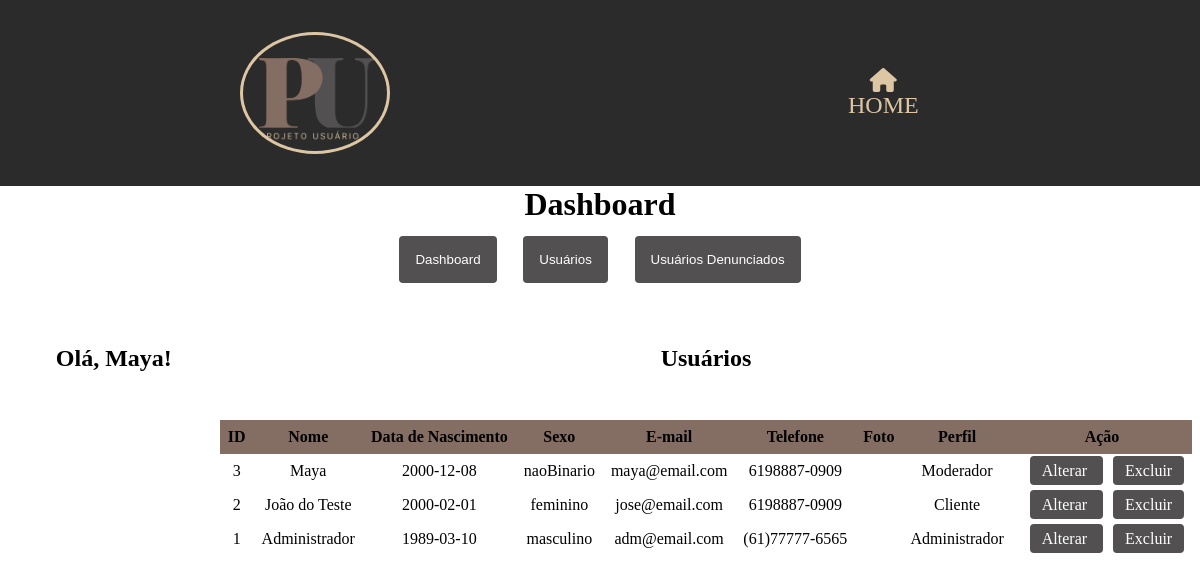
Page /view/dashboard_adm.php (signed in) on the earlier database version.
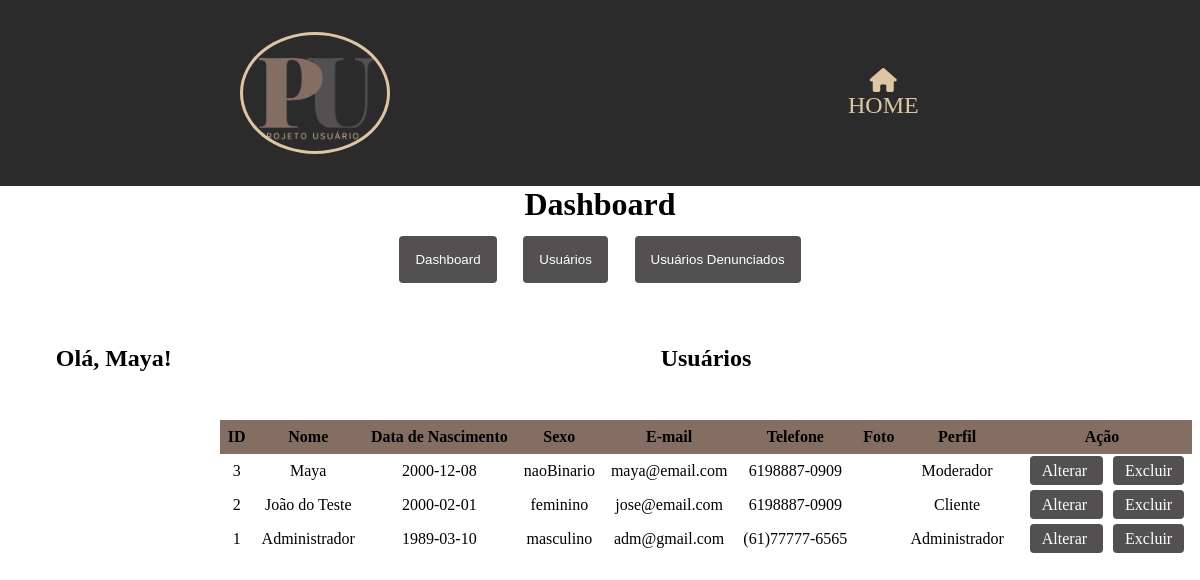
Same page on the later database version.
### tables this page shows
CREATE TABLE `usuario` (
  `id_usuario` INT(11) NOT NULL AUTO_INCREMENT,
  `nome_usu` VARCHAR(100) NOT NULL,
  `email` VARCHAR(100) NOT NULL,
  `senha` VARCHAR(50) NOT NULL,
  `telefone` VARCHAR(20) DEFAULT NULL,
  `cpf` VARCHAR(14) DEFAULT NULL,
  `sexo` ENUM('masculino', 'feminino', 'naoBinario', 'naoDeclarar') NOT NULL COMMENT 'Masculino\\nFeminino\\nNão Binário\\nNão Declarar',
  `dt_nascimento` DATE DEFAULT NULL,
  `endereco` VARCHAR(70) DEFAULT NULL,
  `numero` CHAR(7) DEFAULT NULL,
  `complemento` VARCHAR(15) DEFAULT NULL,
  `bairro` VARCHAR(70) DEFAULT NULL,
  `cidade` VARCHAR(70) DEFAULT NULL,
  `cep` CHAR(9) DEFAULT NULL,
  `uf` CHAR(2) DEFAULT NULL,
  `foto` VARCHAR(50) DEFAULT NULL,
  `obs` TEXT DEFAULT NULL,
  `situacao` VARCHAR(10) DEFAULT 'Ativo' COMMENT 'Ativo\\nCancelado\\nBloqueado',
  `fk_id_perfil` INT(11) NOT NULL,
  PRIMARY KEY (`id_usuario`, `fk_id_perfil`),
  INDEX `fk_usuario_perfil_usu1_idx` (`fk_id_perfil` ASC) ,
  CONSTRAINT `fk_usuario_perfil_usu1`
    FOREIGN KEY (`fk_id_perfil`)
    REFERENCES `perfil` (`id_perfil`)
    ON DELETE NO ACTION
    ON UPDATE NO ACTION);

CREATE TABLE IF NOT EXISTS `perfil` (
  `id_perfil` int(11) NOT NULL AUTO_INCREMENT,
  `nome_perfil` varchar(45) NOT NULL COMMENT 'Administrador\\nCliente\\nModerador',
  PRIMARY KEY (`id_perfil`));

### model/conexao.php (called while the page is built)
<?php
class Conexao{
    private static $conexao;
    public static function getInstance(){
        if(!isset(self::$conexao)){
            try{
                $options = array(
                    PDO::ATTR_PERSISTENT => true,
                    PDO::MYSQL_ATTR_INIT_COMMAND => 'SET NAMES UTF8',
                    PDO::ATTR_ERRMODE => PDO::ERRMODE_EXCEPTION
                );
                    self::$conexao = new PDO("mysql:host=localhost;dbname=projeto_usu","root","",$options);
            }catch(PDOException $exc){
                echo "Erro ao conectar ao banco ".$exc->getMessage();
            }
        }
        return self::$conexao;
    }
}

### model/usuarioDAO.php (called while the page is built, shortened)
<?php
require_once 'conexao.php';
require_once 'usuarioDTO.php';
class UsuarioDAO{
    public $pdo ;
    public function __construct(){
        $this->pdo = Conexao::getInstance();
    }
    public function listarUsuarios() {
        try{
            $sql = "SELECT * FROM usuario u INNER JOIN perfil p ON u.fk_id_perfil = p.id_perfil ORDER BY id_usuario DESC";
           $stmt = $this->pdo->prepare($sql);
           $stmt->execute();
           $usuarios = array();
           if($stmt->rowCount() > 0){
               while ($usuarioFetch = $stmt->fetch(PDO::FETCH_ASSOC)) {
                   $usuarioDTO = new usuarioDTO();
                   $usuarios[] = $usuarioFetch;
               } return $usuarios;
           }else{
               echo '<p>Nenhum usuario adicionado ainda!</p>';
           }
           }catch(PDOException $exc){
           echo $exc->getMessage();
       }
    }
}

### model/usuarioDTO.php (called while the page is built, shortened)
<?php
class UsuarioDTO{
    public function setId_usuario($id_usuario)
    {
        return $this;
    }
    public function setNome_usu($nome_usu)
    {
        return $this;
    }
    public function setEmail($email)
    {
        return $this;
    }
    public function setSenha($senha)
    {
        return $this;
    }
    public function setCpf($cpf)
    {
        return $this;
    }
    public function setNumero($numero)
    {
        return $this;
    }
    public function setComplemento($complemento)
    {
        return $this;
    }
    public function setBairro($bairro)
    {
        return $this;
    }
    public function setCidade($cidade)
    {
        return $this;
    }
    public function setUf($uf)
    {
        return $this;
    }
    public function setCep($cep)
    {
        return $this;
    }
    public function setId_perfil($id_perfil)
    {
        return $this;
    }
}

### view/dashboard_adm.php (the view, shortened to what this page needs)
<!DOCTYPE html>
<html lang="pt-br">
<head>
    <link rel="stylesheet" href="../css/style.css">
    <link rel="stylesheet" href="../css/style_adm.css">
    <link rel="stylesheet" href="https://cdnjs.cloudflare.com/ajax/libs/font-awesome/6.4.0/css/all.min.css" />
    <link rel="stylesheet" href="https://unpkg.com/boxicons@2.1.4/css/boxicons.min.css">
</head>
<body onload="definirConteudoInicial()">
    <header class="main_header">
        <a href="../index.php" class="logo">
            <img src="../assets/Logo.png" alt="Bem vindo ao projeto usuário">
        </a>
        <nav class="navbar">
            <a href="../index.php"><i class="fa-solid fa-house"></i>HOME</a></li>
        </nav>
    </header>
    <header>
        <h1>Dashboard</h1>
    </header>
    <nav class="sidebar">
        <div class='painel_adm'>
            <div class="menu-item ativo" id="botao-dashboard">
                <button onclick="mostrarConteudo('dashboard')">Dashboard</button>
            </div>
            <div class="menu-item">
                <button onclick="mostrarConteudo('usuarios')">Usuários</button>
            </div>
            <div class="menu-item">
                <button onclick="mostrarConteudo('denuncia')">Usuários Denunciados</button>
            </div>
        </div>
    </nav>
    <main class="painel_adm">
        <div class="conteudo" id="dashboard">
            <h2>Olá, <?php echo $_SESSION["nome_usu"]; ?>!</h2>
        </div>
        <div class="conteudo" id="usuarios">
            <h2>Usuários</h2>
            <?php
            require_once '../model/usuarioDAO.php';
            $usuarioDAO = new UsuarioDAO();
            $usuario = $usuarioDAO->listarUsuarios();
            ?>
            <table id="dataTable">
            <thead>
                <tr>
                <th>ID</th>
                <th>Nome</th>
                <th>Data de Nascimento</th>
                <th>Sexo</th>
                <th>E-mail</th>
                <th>Telefone</th>
                <th>Foto</th>
                <th>Perfil</th>
                <th>Ação</th>
                </tr>
            </thead>
            <tbody>
                <?php foreach ($usuario as $usuarioFetch) { ?>
                <tr>
                    <td><?= $usuarioFetch["id_usuario"] ?></td>
                    <td><?= $usuarioFetch["nome_usu"] ?></td>
                    <td><?= $usuarioFetch["dt_nascimento"] ?></td>
                    <td><?= $usuarioFetch["sexo"] ?></td>
                    <td><?= $usuarioFetch["email"] ?></td>
                    <td><?= $usuarioFetch["telefone"] ?></td>
                    <td><?= $usuarioFetch["foto"] ?></td>
                    <td><?= $usuarioFetch["nome_perfil"] ?></td>
                    <td>
                        <a href="../alterar_usuario.php?id_usuario=<?= $usuarioFetch["id_usuario"] ?>" title="ALTERAR">Alterar <i class="bi bi-pencil"></i></a>
                        <a href="../../control/excluir.php?id_usuario=<?= $usuarioFetch["id_usuario"] ?>" title="EXCLUIR" onclick="return confirm('Deseja excluir esse usuário?')">Excluir</a>
                    </td>
                </tr>
                <?php } ?>
            </tbody>
            </table>
        </div>
    </main>
</html>

### css/style.css (style rules this page uses)
* { margin: 0; padding: 0; box-sizing: border-box; }
.main_header { width: 100% auto; padding: 2em; background-color: #2B2B2B; display: flex; justify-content: space-around; align-items: center; text-align: center; }
.main_header .logo { display: flex; align-items: center; }
.main_header .logo img { max-width: 150px; border-radius: 50%; -moz-border-radius: 50%; -webkit-border-radius: 50%; padding: 3px; background-color: #DDC6A4; }
.main_header .navbar { display: flex; align-items: stretch; }
.main_header .navbar a { display: flex; flex-direction: column; align-items: center; font-size: 1.5em; text-decoration: none; margin: 0 15px; padding: 0 26px; height: 100%; color: #DDC6A4; }

### css/style_adm.css (style rules this page uses)
h1 { text-align: center; }
.painel_adm { display: flex; justify-content: center; }
.painel_adm a { padding: 6px 12px; border: none; border-radius: 4px; cursor: pointer; background-color: #525050; color: white; text-decoration: none; margin-top: 20px; margin-bottom: 20px; margin-left: 10px; }
.painel_adm h2 { text-align: center; margin: 2em; }
table { border-collapse: collapse; width: 100%; }
th, td { text-align: center; padding: 8px; }
th { background-color: #846D62; }
tr:nth-child(even) { background-color: none; }
.menu-item button { padding: 1.2em; margin: 1em; border: none; border-radius: 4px; cursor: pointer; }
.menu-item button { background-color: #525050; color: white; text-decoration: none; }

Differences in the rows shown:
changed usuario "Administrador": email "adm@email.com" → "adm@gmail.com"
